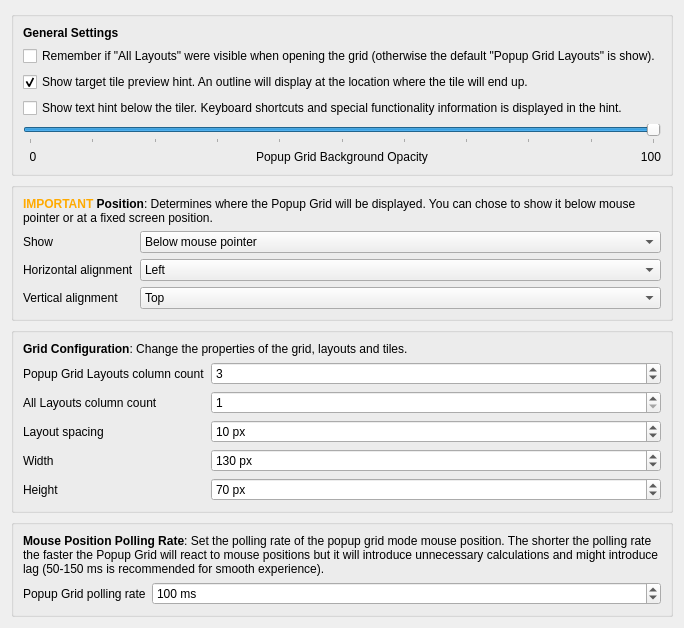
     <widget class="QWidget" name="tab_2">
      <attribute name="icon">
       <iconset theme="edit-select-all"/>
      </attribute>
      <attribute name="title">
       <string>Popup Grid - Tab 1</string>
      </attribute>
      <layout class="QVBoxLayout" name="verticalLayout_8">
       <item>
        <widget class="QGroupBox" name="groupBox_5">
         <property name="title">
          <string/>
         </property>
         <layout class="QVBoxLayout" name="verticalLayout_13">
          <item>
           <widget class="QLabel" name="label_56">
            <property name="text">
             <string>&lt;html&gt;&lt;head/&gt;&lt;body&gt;&lt;p&gt;&lt;span style=&quot; font-weight:700;&quot;&gt;General Settings&lt;/span&gt;&lt;/p&gt;&lt;/body&gt;&lt;/html&gt;</string>
            </property>
           </widget>
          </item>
          <item>
           <widget class="QCheckBox" name="kcfg_rememberAllLayouts">
            <property name="text">
             <string>Remember if &quot;All Layouts&quot; were visible when opening the grid (otherwise the default &quot;Popup Grid Layouts&quot; is show).</string>
            </property>
           </widget>
          </item>
          <item>
           <widget class="QCheckBox" name="kcfg_showTargetTileHint">
            <property name="text">
             <string>Show target tile preview hint. An outline will display at the location where the tile will end up.</string>
            </property>
            <property name="checked">
             <bool>true</bool>
            </property>
           </widget>
          </item>
          <item>
           <widget class="QCheckBox" name="kcfg_showTextHint">
            <property name="text">
             <string>Show text hint below the tiler. Keyboard shortcuts and special functionality information is displayed in the hint.</string>
            </property>
           </widget>
          </item>
          <item>
           <widget class="QSlider" name="kcfg_gridTilerOpacity">
            <property name="minimum">
             <number>0</number>
            </property>
            <property name="maximum">
             <number>100</number>
            </property>
            <property name="singleStep">
             <number>10</number>
            </property>
            <property name="value">
             <number>100</number>
            </property>
            <property name="orientation">
             <enum>Qt::Horizontal</enum>
            </property>
            <property name="tickPosition">
             <enum>QSlider::TicksBelow</enum>
            </property>
           </widget>
          </item>
          <item>
           <layout class="QHBoxLayout" name="horizontalLayout_15">
            <item>
             <widget class="QLabel" name="label_85">
              <property name="text">
               <string>  0</string>
              </property>
             </widget>
            </item>
            <item>
             <widget class="QLabel" name="label_87">
              <property name="text">
               <string>Popup Grid Background Opacity</string>
              </property>
              <property name="alignment">
               <set>Qt::AlignCenter</set>
              </property>
             </widget>
            </item>
            <item>
             <widget class="QLabel" name="label_86">
              <property name="text">
               <string>100</string>
              </property>
              <property name="alignment">
               <set>Qt::AlignRight|Qt::AlignTrailing|Qt::AlignVCenter</set>
              </property>
             </widget>
            </item>
           </layout>
          </item>
         </layout>
        </widget>
       </item>
       <item>
        <widget class="QGroupBox" name="groupBox_7">
         <property name="title">
          <string/>
         </property>
         <layout class="QVBoxLayout" name="verticalLayout_16">
          <item>
           <widget class="QLabel" name="label_24">
            <property name="text">
             <string>&lt;html&gt;&lt;head/&gt;&lt;body&gt;&lt;p&gt;&lt;span style=&quot; font-weight:700; color:#ffaa00;&quot;&gt;IMPORTANT&lt;/span&gt;&lt;span style=&quot; font-weight:700;&quot;&gt; Position&lt;/span&gt;: Determines where the Popup Grid will be displayed. You can chose to show it below mouse pointer or at a fixed screen position.&lt;/p&gt;&lt;/body&gt;&lt;/html&gt;</string>
            </property>
            <property name="wordWrap">
             <bool>true</bool>
            </property>
           </widget>
          </item>
          <item>
           <layout class="QFormLayout" name="formLayout_5">
            <item row="0" column="0">
             <widget class="QLabel" name="label_39">
              <property name="text">
               <string>Show</string>
              </property>
             </widget>
            </item>
            <item row="1" column="0">
             <widget class="QLabel" name="label_40">
              <property name="text">
               <string>Horizontal alignment</string>
              </property>
             </widget>
            </item>
            <item row="2" column="0">
             <widget class="QLabel" name="label_41">
              <property name="text">
               <string>Vertical alignment</string>
              </property>
             </widget>
            </item>
            <item row="0" column="1">
             <widget class="QComboBox" name="kcfg_popupGridAt">
              <property name="sizePolicy">
               <sizepolicy hsizetype="Expanding" vsizetype="Fixed">
                <horstretch>0</horstretch>
                <verstretch>0</verstretch>
               </sizepolicy>
              </property>
              <item>
               <property name="text">
                <string>Below mouse pointer</string>
               </property>
              </item>
              <item>
               <property name="text">
                <string>At fixed screen position</string>
               </property>
              </item>
             </widget>
            </item>
            <item row="1" column="1">
             <widget class="QComboBox" name="kcfg_horizontalAlignment">
              <property name="sizePolicy">
               <sizepolicy hsizetype="Expanding" vsizetype="Fixed">
                <horstretch>0</horstretch>
                <verstretch>0</verstretch>
               </sizepolicy>
              </property>
              <item>
               <property name="text">
                <string>Left</string>
               </property>
              </item>
              <item>
               <property name="text">
                <string>Center</string>
               </property>
              </item>
              <item>
               <property name="text">
                <string>Right</string>
               </property>
              </item>
             </widget>
            </item>
            <item row="2" column="1">
             <widget class="QComboBox" name="kcfg_verticalAlignment">
              <property name="sizePolicy">
               <sizepolicy hsizetype="Expanding" vsizetype="Fixed">
                <horstretch>0</horstretch>
                <verstretch>0</verstretch>
               </sizepolicy>
              </property>
              <item>
               <property name="text">
                <string>Top</string>
               </property>
              </item>
              <item>
               <property name="text">
                <string>Center</string>
               </property>
              </item>
              <item>
               <property name="text">
                <string>Bottom</string>
               </property>
              </item>
             </widget>
            </item>
           </layout>
          </item>
         </layout>
        </widget>
       </item>
       <item>
        <widget class="QGroupBox" name="groupBox_4">
         <property name="enabled">
          <bool>true</bool>
         </property>
         <property name="title">
          <string/>
         </property>
         <layout class="QVBoxLayout" name="verticalLayout_12">
          <item>
           <widget class="QLabel" name="label_32">
            <property name="text">
             <string>&lt;html&gt;&lt;head/&gt;&lt;body&gt;&lt;p&gt;&lt;span style=&quot; font-weight:700;&quot;&gt;Grid Configuration&lt;/span&gt;: Change the properties of the grid, layouts and tiles.&lt;/p&gt;&lt;/body&gt;&lt;/html&gt;</string>
            </property>
           </widget>
          </item>
          <item>
           <layout class="QFormLayout" name="formLayout_2">
            <item row="0" column="0">
             <widget class="QLabel" name="label_33">
              <property name="text">
               <string>Popup Grid Layouts column count</string>
              </property>
             </widget>
            </item>
            <item row="2" column="0">
             <widget class="QLabel" name="label_34">
              <property name="text">
               <string>Layout spacing</string>
              </property>
             </widget>
            </item>
            <item row="3" column="0">
             <widget class="QLabel" name="label_35">
              <property name="text">
               <string>Width</string>
              </property>
             </widget>
            </item>
            <item row="4" column="0">
             <widget class="QLabel" name="label_36">
              <property name="text">
               <string>Height</string>
              </property>
             </widget>
            </item>
            <item row="0" column="1">
             <widget class="QSpinBox" name="kcfg_gridColumns">
              <property name="sizePolicy">
               <sizepolicy hsizetype="MinimumExpanding" vsizetype="Fixed">
                <horstretch>0</horstretch>
                <verstretch>0</verstretch>
               </sizepolicy>
              </property>
              <property name="minimum">
               <number>1</number>
              </property>
              <property name="maximum">
               <number>10</number>
              </property>
              <property name="value">
               <number>3</number>
              </property>
             </widget>
            </item>
            <item row="2" column="1">
             <widget class="QSpinBox" name="kcfg_gridSpacing">
              <property name="sizePolicy">
               <sizepolicy hsizetype="MinimumExpanding" vsizetype="Fixed">
                <horstretch>0</horstretch>
                <verstretch>0</verstretch>
               </sizepolicy>
              </property>
              <property name="suffix">
               <string> px</string>
              </property>
              <property name="minimum">
               <number>1</number>
              </property>
              <property name="maximum">
               <number>15</number>
              </property>
              <property name="value">
               <number>10</number>
              </property>
             </widget>
            </item>
            <item row="3" column="1">
             <widget class="QSpinBox" name="kcfg_gridWidth">
              <property name="sizePolicy">
               <sizepolicy hsizetype="MinimumExpanding" vsizetype="Fixed">
                <horstretch>0</horstretch>
                <verstretch>0</verstretch>
               </sizepolicy>
              </property>
              <property name="suffix">
               <string> px</string>
              </property>
              <property name="minimum">
               <number>60</number>
              </property>
              <property name="maximum">
               <number>250</number>
              </property>
              <property name="singleStep">
               <number>5</number>
              </property>
              <property name="value">
               <number>130</number>
              </property>
             </widget>
            </item>
            <item row="4" column="1">
             <widget class="QSpinBox" name="kcfg_gridHeight">
              <property name="sizePolicy">
               <sizepolicy hsizetype="MinimumExpanding" vsizetype="Fixed">
                <horstretch>0</horstretch>
                <verstretch>0</verstretch>
               </sizepolicy>
              </property>
              <property name="suffix">
               <string> px</string>
              </property>
              <property name="minimum">
               <number>60</number>
              </property>
              <property name="maximum">
               <number>250</number>
              </property>
              <property name="singleStep">
               <number>5</number>
              </property>
              <property name="value">
               <number>70</number>
              </property>
             </widget>
            </item>
            <item row="1" column="0">
             <widget class="QLabel" name="label_50">
              <property name="text">
               <string>All Layouts column count</string>
              </property>
             </widget>
            </item>
            <item row="1" column="1">
             <widget class="QSpinBox" name="kcfg_gridAllColumns">
              <property name="sizePolicy">
               <sizepolicy hsizetype="MinimumExpanding" vsizetype="Fixed">
                <horstretch>0</horstretch>
                <verstretch>0</verstretch>
               </sizepolicy>
              </property>
              <property name="minimum">
               <number>1</number>
              </property>
              <property name="maximum">
               <number>10</number>
              </property>
             </widget>
            </item>
           </layout>
          </item>
         </layout>
        </widget>
       </item>
       <item>
        <widget class="QGroupBox" name="groupBox_2">
         <property name="enabled">
          <bool>true</bool>
         </property>
         <property name="title">
          <string/>
         </property>
         <layout class="QVBoxLayout" name="verticalLayout_10">
          <item>
           <widget class="QLabel" name="label_21">
            <property name="text">
             <string>&lt;html&gt;&lt;head/&gt;&lt;body&gt;&lt;p&gt;&lt;span style=&quot; font-weight:700;&quot;&gt;Mouse Position Polling Rate&lt;/span&gt;: Set the polling rate of the popup grid mode mouse position. The shorter the polling rate the faster the Popup Grid will react to mouse positions but it will introduce unnecessary calculations and might introduce lag (50-150 ms is recommended for smooth experience).&lt;/p&gt;&lt;/body&gt;&lt;/html&gt;</string>
            </property>
            <property name="wordWrap">
             <bool>true</bool>
            </property>
           </widget>
          </item>
          <item>
           <layout class="QHBoxLayout" name="horizontalLayout_5">
            <item>
             <widget class="QLabel" name="label_38">
              <property name="text">
               <string>Popup Grid polling rate</string>
              </property>
             </widget>
            </item>
            <item>
             <widget class="QSpinBox" name="kcfg_popupGridPollingRate">
              <property name="sizePolicy">
               <sizepolicy hsizetype="MinimumExpanding" vsizetype="Fixed">
                <horstretch>0</horstretch>
                <verstretch>0</verstretch>
               </sizepolicy>
              </property>
              <property name="suffix">
               <string> ms</string>
              </property>
              <property name="minimum">
               <number>30</number>
              </property>
              <property name="maximum">
               <number>1000</number>
              </property>
              <property name="singleStep">
               <number>10</number>
              </property>
              <property name="value">
               <number>100</number>
              </property>
             </widget>
            </item>
           </layout>
          </item>
         </layout>
        </widget>
       </item>
       <item>
        <spacer name="verticalSpacer_2">
         <property name="orientation">
          <enum>Qt::Vertical</enum>
         </property>
         <property name="sizeType">
          <enum>QSizePolicy::MinimumExpanding</enum>
         </property>
         <property name="sizeHint" stdset="0">
          <size>
           <width>0</width>
           <height>0</height>
          </size>
         </property>
        </spacer>
       </item>
      </layout>
     </widget>
